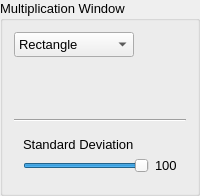
     <widget class="QGroupBox" name="grpbx_multWindow">
      <property name="sizePolicy">
       <sizepolicy hsizetype="Preferred" vsizetype="Minimum">
        <horstretch>0</horstretch>
        <verstretch>0</verstretch>
       </sizepolicy>
      </property>
      <property name="maximumSize">
       <size>
        <width>300</width>
        <height>300</height>
       </size>
      </property>
      <property name="font">
       <font>
        <pointsize>10</pointsize>
       </font>
      </property>
      <property name="title">
       <string>Multiplication Window</string>
      </property>
      <layout class="QGridLayout" name="gridLayout_17">
       <item row="5" column="0" colspan="2">
        <widget class="QWidget" name="wgt_multWindow_amp" native="true">
         <layout class="QGridLayout" name="gridLayout_16">
          <item row="1" column="0">
           <widget class="QLabel" name="lbl_amplitude_3">
            <property name="text">
             <string>Standard Deviation</string>
            </property>
           </widget>
          </item>
          <item row="2" column="1">
           <widget class="QLabel" name="lbl_value_amp_3">
            <property name="text">
             <string>100</string>
            </property>
           </widget>
          </item>
          <item row="2" column="0">
           <widget class="QSlider" name="slider_amplitude_2">
            <property name="minimum">
             <number>1</number>
            </property>
            <property name="maximum">
             <number>100</number>
            </property>
            <property name="value">
             <number>100</number>
            </property>
            <property name="orientation">
             <enum>Qt::Horizontal</enum>
            </property>
            <property name="invertedAppearance">
             <bool>false</bool>
            </property>
           </widget>
          </item>
         </layout>
        </widget>
       </item>
       <item row="1" column="0">
        <widget class="PlotWidget" name="plot_multWindow" native="true">
         <property name="sizePolicy">
          <sizepolicy hsizetype="Expanding" vsizetype="Expanding">
           <horstretch>0</horstretch>
           <verstretch>150</verstretch>
          </sizepolicy>
         </property>
         <property name="minimumSize">
          <size>
           <width>0</width>
           <height>50</height>
          </size>
         </property>
         <property name="baseSize">
          <size>
           <width>0</width>
           <height>1</height>
          </size>
         </property>
        </widget>
       </item>
       <item row="3" column="0" colspan="2">
        <widget class="Line" name="line">
         <property name="orientation">
          <enum>Qt::Horizontal</enum>
         </property>
        </widget>
       </item>
       <item row="0" column="0">
        <widget class="QComboBox" name="cmbx_multWindow">
         <property name="sizePolicy">
          <sizepolicy hsizetype="Minimum" vsizetype="Minimum">
           <horstretch>0</horstretch>
           <verstretch>0</verstretch>
          </sizepolicy>
         </property>
         <property name="minimumSize">
          <size>
           <width>100</width>
           <height>25</height>
          </size>
         </property>
         <property name="maximumSize">
          <size>
           <width>120</width>
           <height>30</height>
          </size>
         </property>
         <property name="baseSize">
          <size>
           <width>0</width>
           <height>0</height>
          </size>
         </property>
         <property name="sizeAdjustPolicy">
          <enum>QComboBox::AdjustToContents</enum>
         </property>
         <item>
          <property name="text">
           <string>Rectangle</string>
          </property>
         </item>
         <item>
          <property name="text">
           <string>Hamming</string>
          </property>
         </item>
         <item>
          <property name="text">
           <string>Hanning</string>
          </property>
         </item>
         <item>
          <property name="text">
           <string>Gaussian</string>
          </property>
         </item>
        </widget>
       </item>
      </layout>
     </widget>
